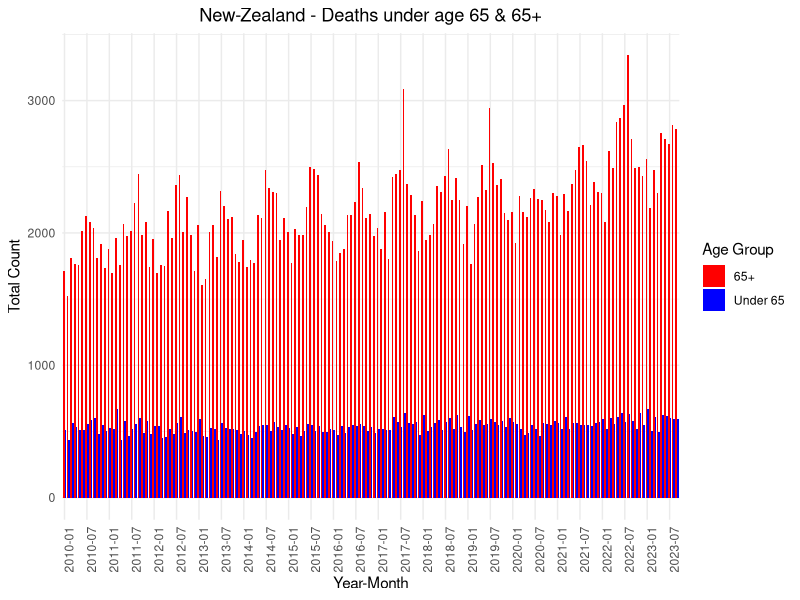
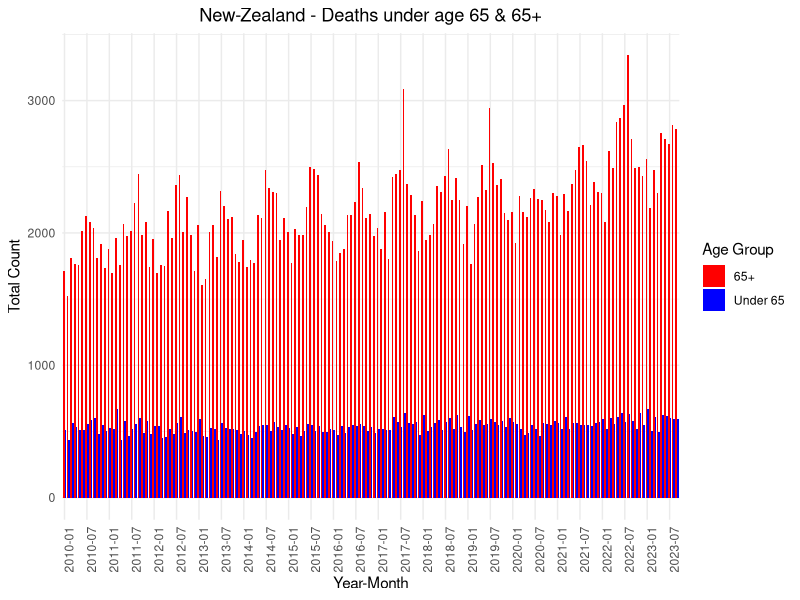

R code for these plots, in order:
library(ggplot2)
library(dplyr)
data <- read.csv("data/over_under_65_deaths.csv")
data$age_group <- factor(data$age_group, levels = c("65+", "Under 65"))
data <- data %>%
  arrange(year, month, age_group) %>%
  group_by(year, month) %>%
  mutate(cum_count = cumsum(count))
data$year_month <- with(data, paste(year, sprintf("%02d", month), sep = "-"))
breaks <- data$year_month[seq(1, length(data$year_month), by = 12)]
ggplot(data, aes(x = year_month, y = count, fill = age_group)) +
  geom_col(position = "dodge") +
  scale_x_discrete(breaks = breaks) +
  scale_fill_manual(values = c("65+" = "red", "Under 65" = "blue")) +
  labs(
    title = "New-Zealand - Deaths under age 65 & 65+",
    x = "Year-Month",
    y = "Total Count",
    fill = "Age Group"
  ) +
  theme_minimal() +
  theme(
    axis.text.x = element_text(angle = 90, hjust = 1, vjust = 1),
    plot.title = element_text(hjust = 0.5)
  ) +
  guides(fill = guide_legend(reverse = FALSE))
ggsave("total_column_chart_with_title.png", width = 12, height = 8)
